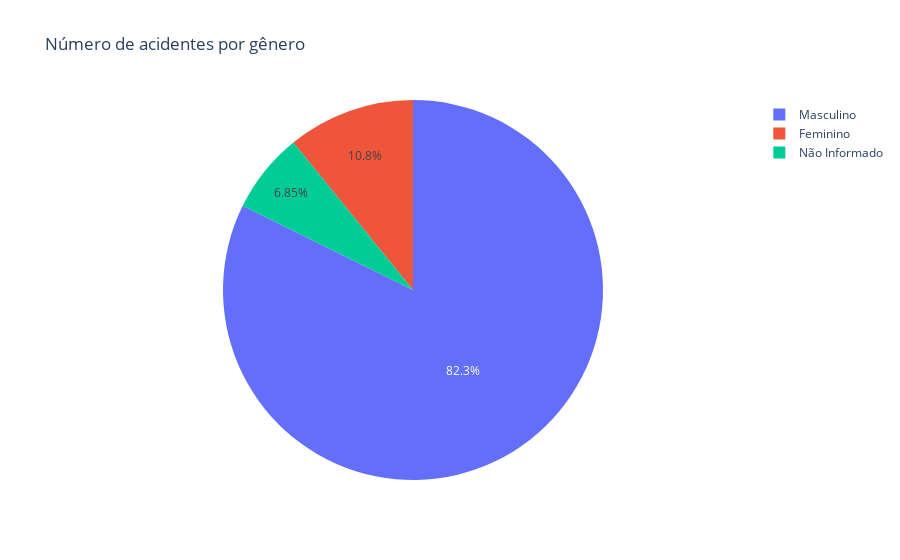

Source (notebook cell):
### Code cell
fig = px.pie(
    agrupamento_condutores,
    names='Gênero',      # Coluna que será usada como rótulo das fatias
    values='count',         # Coluna com os valores para determinar o tamanho das fatias
    title='Número de acidentes por gênero'  # Título do gráfico
)

# Exibir o gráfico
fig.show()

### Figure 1 — Plotly figure (JSON) as saved in the notebook; plotly's stock layout.template omitted (floating-point values rounded to 4 significant figures)
{"data": [{"domain": {"x": [0, 1], "y": [0, 1]}, "hovertemplate": "Gênero=%{label}<br>count=%{value}<extra></extra>", "labels": ["Feminino", "Feminino", "Feminino", "Feminino", "Feminino", "Feminino", "Feminino", "Feminino", "Feminino", "Feminino", "Feminino", "Feminino", "Feminino", "Feminino", "Feminino", "Feminino", "Feminino", "Feminino", "Feminino", "Feminino", "Feminino", "Feminino", "Feminino", "Feminino", "Feminino", "Feminino", "Feminino", "Masculino", "Masculino", "Masculino", "Masculino", "Masculino", "Masculino", "Masculino", "Masculino", "Masculino", "Masculino", "Masculino", "Masculino", "Masculino", "Masculino", "Masculino", "Masculino", "Masculino", "Masculino", "Masculino", "Masculino", "Masculino", "Masculino", "Masculino", "Masculino", "Masculino", "Masculino", "Masculino", "Não Informado", "Não Informado", "Não Informado", "Não Informado", "Não Informado", "Não Informado", "Não Informado", "Não Informado", "Não Informado", "Não Informado", "Não Informado", "Não Informado", "Não Informado", "Não Informado", "Não Informado", "Não Informado", "Não Informado", "Não Informado", "Não Informado", "Não Informado", "Não Informado", "Não Informado", "Não Informado", "Não Informado", "Não Informado", "Não Informado", "Não Informado"], "legendgroup": "", "name": "", "showlegend": true, "type": "pie", "values": [48, 40, 9, 21, 261, 118, 144, 224, 331, 83, 759, 190, 209, 70, 188, 248, 160, 832, 564, 184, 247, 7, 658, 1284, 42, 535, 86, 190, 522, 113, 113, 3455, 1171, 839, 1994, 2513, 913, 7136, 1275, 2036, 823, 1402, 2651, 1125, 5810, 5001, 1216, 1232, 87, 3994, 6813, 446, 3770, 609, 19, 65, 7, 14, 338, 128, 53, 169, 209, 133, 456, 90, 164, 74, 160, 363, 141, 442, 351, 112, 56, 11, 250, 519, 46, 343, 53]}], "layout": {"legend": {"tracegroupgap": 0}, "title": {"text": "Número de acidentes por gênero"}}}
